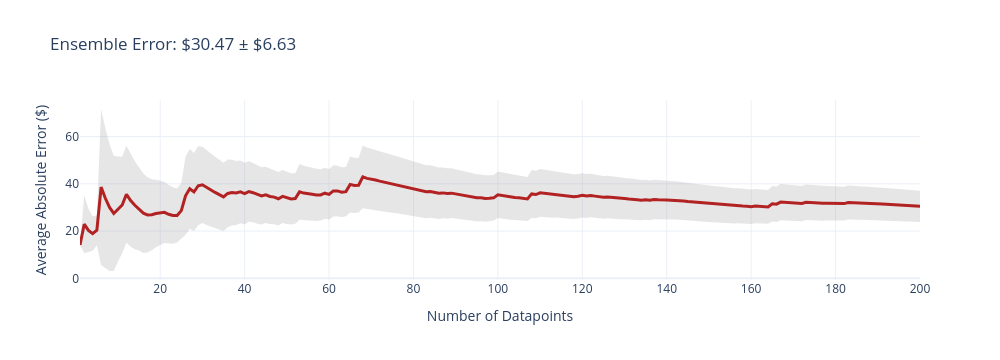
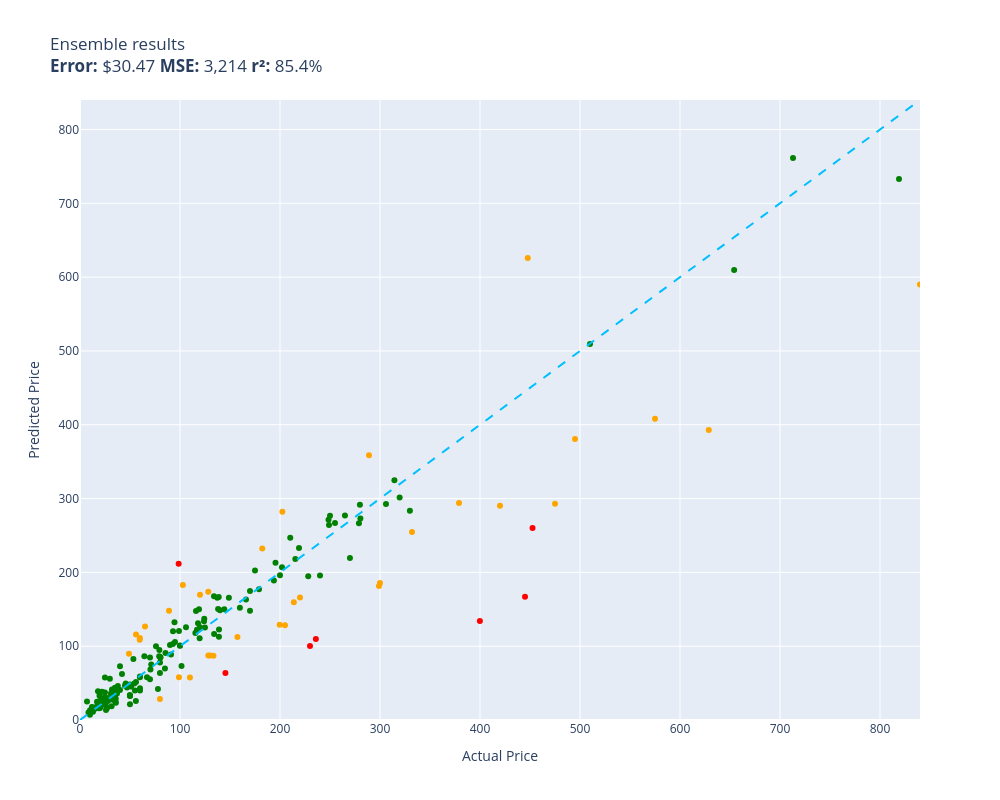

The code cell stored with these charts, in order, in its notebook:
### Code cell
evaluate(ensemble, test)

### Figure 1 — Plotly figure (JSON) as saved in the notebook; plotly's stock layout.template omitted (floating-point values rounded to 4 significant figures; data arrays with more than 128 entries replaced by an {"elided": "..."} marker saying what was removed)
{"data": [{"fill": "toself", "fillcolor": "rgba(128,128,128,0.2)", "hoverinfo": "skip", "line": {"color": "rgba(255,255,255,0)"}, "name": "95% CI", "showlegend": false, "type": "scatter", "x": {"elided": "400 int values"}, "y": {"elided": "400 float values"}}, {"customdata": {"elided": "200x1 float values"}, "hovertemplate": "n=%{x}<br>Avg Error=$%{y:,.2f}<br>±95% CI=$%{customdata[0]:,.2f}<extra></extra>", "line": {"color": "firebrick", "width": 3}, "mode": "lines", "name": "Cumulative Avg Error", "type": "scatter", "x": {"elided": "200 int values"}, "y": {"elided": "200 float values"}}], "layout": {"height": 360, "showlegend": false, "title": {"text": "Ensemble Error: $30.47 ± $6.63"}, "width": 1000, "xaxis": {"title": {"text": "Number of Datapoints"}}, "yaxis": {"title": {"text": "Average Absolute Error ($)"}}}}

### Figure 2 — Plotly figure (JSON) as saved in the notebook; plotly's stock layout.template omitted (floating-point values rounded to 4 significant figures; data arrays with more than 128 entries replaced by an {"elided": "..."} marker saying what was removed)
{"data": [{"customdata": {"elided": "159x1 str values"}, "hovertemplate": "%{customdata[0]}<extra></extra>", "legendgroup": "green", "marker": {"color": "green", "size": 6, "symbol": "circle"}, "mode": "markers", "name": "green", "orientation": "v", "showlegend": true, "type": "scatter", "x": {"elided": "159 float values"}, "xaxis": "x", "y": {"elided": "159 float values"}, "yaxis": "y"}, {"customdata": [["RBC12-UPC Replacement Battery Cartridge ...\nGuess=$100.19 Actual=$229.99"], ["DEWALT 20V MAX* XR Impact Driver with Bl...\nGuess=$260.20 Actual=$452.53"], ["Aolemi Oil Rubbed Bronze Single Function...\nGuess=$211.56 Actual=$98.65"], ["Wenger City Upgrade Laptop Backpack with...\nGuess=$63.57 Actual=$145.42"], ["Sumerain S1339CM Double Handle Widesprea...\nGuess=$109.60 Actual=$235.86"], ["Lighted Triangle Mirror Cabinet Bathroom...\nGuess=$166.90 Actual=$445.00"], ["Canon Sure Shot 90u 35mm Date Camera\nGuess=$133.96 Actual=$399.89"]], "hovertemplate": "%{customdata[0]}<extra></extra>", "legendgroup": "red", "marker": {"color": "red", "size": 6, "symbol": "circle"}, "mode": "markers", "name": "red", "orientation": "v", "showlegend": true, "type": "scatter", "x": [230.0, 452.5, 98.65, 145.4, 235.9, 445.0, 399.9], "xaxis": "x", "y": [100.2, 260.2, 211.6, 63.57, 109.6, 166.9, 134.0], "yaxis": "y"}, {"customdata": [["Metabo HPT 36V MultiVolt™ Cordless Rotar...\nGuess=$294.08 Actual=$379.00"], ["Bam Trekking 3027SB Single Black Clarine...\nGuess=$254.57 Actual=$332.00"], ["Mini PC, Kinupute Desktop Computer E3-12...\nGuess=$380.71 Actual=$495.00"], ["Clementoni 39132.5 Jigsaw Puzzle 1,000 P...\nGuess=$28.33 Actual=$79.95"], ["Evergreen HSHB2005 Cylinder Head Gasket ...\nGuess=$108.74 Actual=$59.69"], ["Travelpro Platinum Elite Slim Business L...\nGuess=$159.43 Actual=$213.83"], ["JRready ST6313 DT Deutsch Connector Kit,...\nGuess=$128.88 Actual=$199.68"], ["Dakota Alert MURS Alert Probe Sensor - M...\nGuess=$165.84 Actual=$219.99"], ["3D Tree Hole Branches 075 Stair Risers D...\nGuess=$87.29 Actual=$129.99"], ["KOHLER 18865-CP Filtered Water Faucet, P...\nGuess=$292.93 Actual=$475.00"], ["Evan-Fischer Front Bumper Cover Compatib...\nGuess=$281.98 Actual=$202.38"], ["Western Digital Enterprise RE4-GP 2TB SA...\nGuess=$57.50 Actual=$109.95"], ["Poison Spyder 10-08-020 Rocker Knocker\nGuess=$392.97 Actual=$628.76"], ["Marvel Legends Series X-Men 6-Inch Archa...\nGuess=$57.91 Actual=$98.95"], ["ANZO USA 111207 GMC SIERRA 99-06 / YUKON...\nGuess=$232.48 Actual=$182.28"], ["EMART Photography C Stand with Boom Arm,...\nGuess=$169.75 Actual=$119.99"], ["Grey Pneumatic 1311SD Impact Socket Set\nGuess=$112.60 Actual=$157.43"], ["Walker Exhaust Ultra EPA 16478 Direct Fi...\nGuess=$408.01 Actual=$574.99"], ["Mikrotik RB3011UIAS-RM RouterBOARD 10xGi...\nGuess=$181.71 Actual=$299.00"], ["DuraGo 29515020 Front Hub Assembly\nGuess=$87.52 Actual=$128.34"], ["Linkloos Solar Street Lights Outdoor Wat...\nGuess=$115.87 Actual=$55.99"], ["GENUINE VOLVO THERMOSTAT (3.0, 3.2) S60 ...\nGuess=$182.84 Actual=$102.85"], ["CradlePoint Compact Broadband Router (CB...\nGuess=$147.93 Actual=$89.00"], ["Hp Pavilion P7-1257c Motherboard Aahd3-h...\nGuess=$111.02 Actual=$59.86"], ["UPR Mach 1 Chin Spoiler Fits 94-98 Musta...\nGuess=$126.76 Actual=$64.99"], ["SP Air Corporation SP-8102BU 1/4-Inch He...\nGuess=$128.24 Actual=$204.99"], ["ROHL WSGUM3018WH Wire Sink Grids, White\nGuess=$173.62 Actual=$128.28"], ["A-Premium Front Suspension Steering Knuc...\nGuess=$89.60 Actual=$48.99"], ["Audio Techinca ATW-T1002 System 10 Handh...\nGuess=$358.64 Actual=$289.00"], ["Dell XPS 13 9343-2727SLV 13.3\" Full HD S...\nGuess=$589.99 Actual=$839.99"], ["Steering Wheel, Carbon Fiber Automotive ...\nGuess=$625.85 Actual=$447.74"], ["Pacific Drums PDCM1618TTRB 16 x 18 Inche...\nGuess=$290.19 Actual=$419.99"], ["HP Laserjet 2100 Laser Printer W/Test Pr...\nGuess=$185.75 Actual=$299.98"], ["Targus CityGear Durable Backpack, Black,...\nGuess=$87.02 Actual=$133.43"]], "hovertemplate": "%{customdata[0]}<extra></extra>", "legendgroup": "orange", "marker": {"color": "orange", "size": 6, "symbol": "circle"}, "mode": "markers", "name": "orange", "orientation": "v", "showlegend": true, "type": "scatter", "x": [379.0, 332.0, 495.0, 79.95, 59.69, 213.8, 199.7, 220.0, 130.0, 475.0, 202.4, 110.0, 628.8, 98.95, 182.3, 120.0, 157.4, 575.0, 299.0, 128.3, 55.99, 102.8, 89.0, 59.86, 64.99, 205.0, 128.3, 48.99, 289.0, 840.0, 447.7, 420.0, 300.0, 133.4], "xaxis": "x", "y": [294.1, 254.6, 380.7, 28.33, 108.7, 159.4, 128.9, 165.8, 87.29, 292.9, 282.0, 57.5, 393.0, 57.91, 232.5, 169.8, 112.6, 408.0, 181.7, 87.52, 115.9, 182.8, 147.9, 111.0, 126.8, 128.2, 173.6, 89.6, 358.6, 590.0, 625.8, 290.2, 185.8, 87.02], "yaxis": "y"}, {"hoverinfo": "skip", "line": {"color": "deepskyblue", "dash": "dash", "width": 2}, "mode": "lines", "name": "y = x", "showlegend": false, "type": "scatter", "x": [0, 840.0], "y": [0, 840.0]}], "layout": {"height": 800, "legend": {"title": {"text": "color"}, "tracegroupgap": 0}, "showlegend": false, "title": {"text": "Ensemble results<br><b>Error:</b> $30.47 <b>MSE:</b> 3,214 <b>r²:</b> 85.4%"}, "width": 1000, "xaxis": {"anchor": "y", "domain": [0, 1], "range": [0, 840.0], "title": {"text": "Actual Price"}}, "yaxis": {"anchor": "x", "domain": [0, 1], "range": [0, 840.0], "title": {"text": "Predicted Price"}}}}
